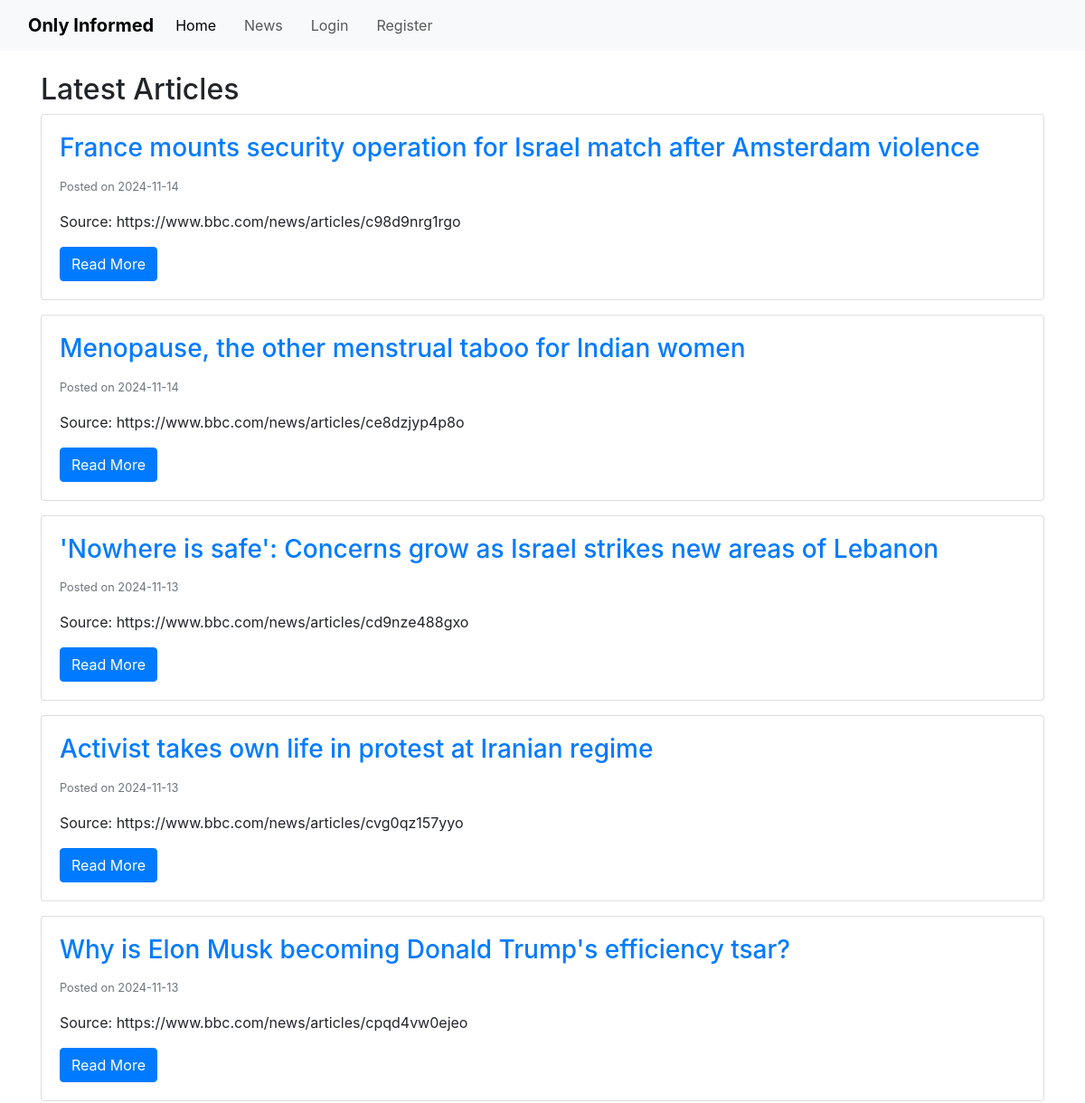
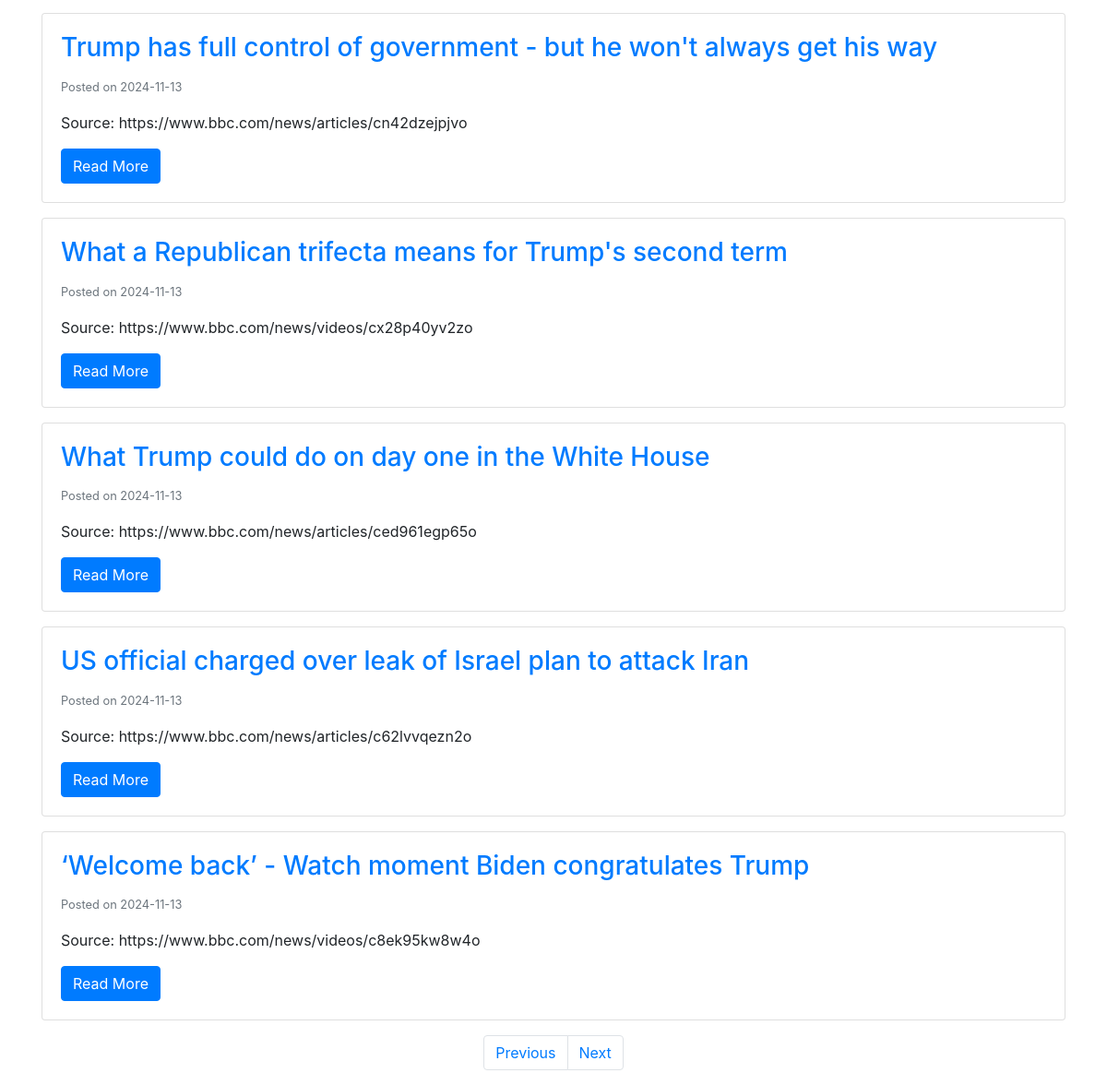
The page /articles?page=2 on the database its author committed (2 pictures, top to bottom).
### app/models.py (models this page shows, shortened)
class Article(db.Model):
    __tablename__ = 'article'
    id = db.Column(db.Integer, primary_key = True)
    title = db.Column(db.String(250), nullable = False, unique = True)
    content = db.Column(db.Text, nullable = False)
    source = db.Column(db.String(200), nullable = False)
    date_posted = db.Column(db.DateTime, nullable = False, default = datetime.now(timezone.utc))
    quiz = relationship('Quiz', uselist = False, backref = 'article') # uselist=false indicates a 1 to 1 relationship with quiz
    comments = relationship('Comment', backref = 'article', lazy = True)

### app/routes.py (the view)
@app.route('/articles')
def articles():
    page = request.args.get('page', 1, type=int)
    articles = Article.query.order_by(Article.date_posted.desc()).paginate(page=page, per_page=10)
    return render_template('articles.html', articles=articles)

### app/templates/articles.html (shortened to what this page needs)
{% extends "base.html" %}
{% block content %}
<h2>Latest Articles</h2>
{% for article in articles.items %}
    <div class="card mb-3">
        <div class="card-body">
            <h3 class="card-title">
                <a href="{{ url_for('article', article_id=article.id) }}">{{ article.title }}</a>
            </h3>
            <p class="card-text"><small class="text-muted">Posted on {{ article.date_posted.strftime('%Y-%m-%d') }}</small></p>
            <p class="card-text">Source: {{ article.source }}</p>
            <a href="{{ url_for('article', article_id=article.id) }}" class="btn btn-primary">Read More</a>
        </div>
    </div>
{% else %}
    <p>No articles available.</p>
{% endfor %}
<nav aria-label="Page navigation">
    <ul class="pagination justify-content-center">
        {% if articles.has_prev %}
            <li class="page-item">
                <a class="page-link" href="{{ url_for('articles', page=articles.prev_num) }}">Previous</a>
            </li>
        {% else %}
            <li class="page-item disabled">
                <a class="page-link" href="#">Previous</a>
            </li>
        {% endif %}
        {% if articles.has_next %}
            <li class="page-item">
                <a class="page-link" href="{{ url_for('articles', page=articles.next_num) }}">Next</a>
            </li>
        {% else %}
            <li class="page-item disabled">
                <a class="page-link" href="#">Next</a>
            </li>
        {% endif %}
    </ul>
</nav>
{% endblock %}

### app/static/css/style.css (style rules this page uses)
body { font-family: Arial, sans-serif; margin-top: 70px; }

### rows shown on the page
Article: title "France mounts security operation for Israel match after Amsterdam violence", date_posted "2024-11-14", source "https://www.bbc.com/news/articles/c98d9nrg1rgo"
Article: title "Menopause, the other menstrual taboo for Indian women", date_posted "2024-11-14", source "https://www.bbc.com/news/articles/ce8dzjyp4p8o"
Article: title "'Nowhere is safe': Concerns grow as Israel strikes new areas of Lebanon", date_posted "2024-11-13", source "https://www.bbc.com/news/articles/cd9nze488gxo"
Article: title "Activist takes own life in protest at Iranian regime", date_posted "2024-11-13", source "https://www.bbc.com/news/articles/cvg0qz157yyo"
Article: title "Why is Elon Musk becoming Donald Trump's efficiency tsar?", date_posted "2024-11-13", source "https://www.bbc.com/news/articles/cpqd4vw0ejeo"
Article: title "Trump has full control of government - but he won't always get his way", date_posted "2024-11-13", source "https://www.bbc.com/news/articles/cn42dzejpjvo"
Article: title "What a Republican trifecta means for Trump's second term", date_posted "2024-11-13", source "https://www.bbc.com/news/videos/cx28p40yv2zo"
Article: title "What Trump could do on day one in the White House", date_posted "2024-11-13", source "https://www.bbc.com/news/articles/ced961egp65o"
Article: title "US official charged over leak of Israel plan to attack Iran", date_posted "2024-11-13", source "https://www.bbc.com/news/articles/c62lvvqezn2o"
Article: title "‘Welcome back’ - Watch moment Biden congratulates Trump", date_posted "2024-11-13", source "https://www.bbc.com/news/videos/c8ek95kw8w4o"
